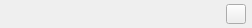
<?xml version="1.0" encoding="UTF-8"?>
<ui version="4.0">
 <class>rgSourceEditorTitlebar</class>
 <widget class="QFrame" name="rgSourceEditorTitlebar">
  <property name="geometry">
   <rect>
    <x>0</x>
    <y>0</y>
    <width>252</width>
    <height>28</height>
   </rect>
  </property>
  <property name="minimumSize">
   <size>
    <width>0</width>
    <height>28</height>
   </size>
  </property>
  <property name="maximumSize">
   <size>
    <width>16777215</width>
    <height>28</height>
   </size>
  </property>
  <layout class="QHBoxLayout" name="horizontalLayout">
   <property name="spacing">
    <number>0</number>
   </property>
   <property name="leftMargin">
    <number>6</number>
   </property>
   <property name="topMargin">
    <number>4</number>
   </property>
   <property name="rightMargin">
    <number>6</number>
   </property>
   <property name="bottomMargin">
    <number>4</number>
   </property>
   <item>
    <widget class="QWidget" name="correlationGroupWidget" native="true">
     <layout class="QHBoxLayout" name="horizontalLayout_2">
      <property name="spacing">
       <number>0</number>
      </property>
      <property name="leftMargin">
       <number>0</number>
      </property>
      <property name="topMargin">
       <number>0</number>
      </property>
      <property name="rightMargin">
       <number>0</number>
      </property>
      <property name="bottomMargin">
       <number>0</number>
      </property>
      <item>
       <widget class="QLabel" name="sourceCorrelationIcon">
        <property name="sizePolicy">
         <sizepolicy hsizetype="Preferred" vsizetype="Preferred">
          <horstretch>0</horstretch>
          <verstretch>0</verstretch>
         </sizepolicy>
        </property>
        <property name="minimumSize">
         <size>
          <width>0</width>
          <height>0</height>
         </size>
        </property>
        <property name="maximumSize">
         <size>
          <width>16</width>
          <height>16</height>
         </size>
        </property>
        <property name="pixmap">
         <pixmap resource="../res/RadeonGPUAnalyzerGUI.qrc">:/icons/correlationWarningIcon.svg</pixmap>
        </property>
        <property name="scaledContents">
         <bool>true</bool>
        </property>
       </widget>
      </item>
      <item>
       <spacer name="horizontalSpacer_2">
        <property name="orientation">
         <enum>Qt::Horizontal</enum>
        </property>
        <property name="sizeType">
         <enum>QSizePolicy::Fixed</enum>
        </property>
        <property name="sizeHint" stdset="0">
         <size>
          <width>5</width>
          <height>0</height>
         </size>
        </property>
       </spacer>
      </item>
      <item>
       <widget class="QLabel" name="sourceCorrelationLabel">
        <property name="text">
         <string/>
        </property>
       </widget>
      </item>
     </layout>
    </widget>
   </item>
   <item>
    <spacer name="horizontalSpacer">
     <property name="orientation">
      <enum>Qt::Horizontal</enum>
     </property>
     <property name="sizeHint" stdset="0">
      <size>
       <width>248</width>
       <height>20</height>
      </size>
     </property>
    </spacer>
   </item>
   <item>
    <widget class="QPushButton" name="viewMaximizeButton">
     <property name="minimumSize">
      <size>
       <width>20</width>
       <height>20</height>
      </size>
     </property>
     <property name="maximumSize">
      <size>
       <width>20</width>
       <height>20</height>
      </size>
     </property>
     <property name="flat">
      <bool>false</bool>
     </property>
    </widget>
   </item>
  </layout>
 </widget>
 <resources>
  <include location="../res/RadeonGPUAnalyzerGUI.qrc"/>
 </resources>
 <connections/>
</ui>
